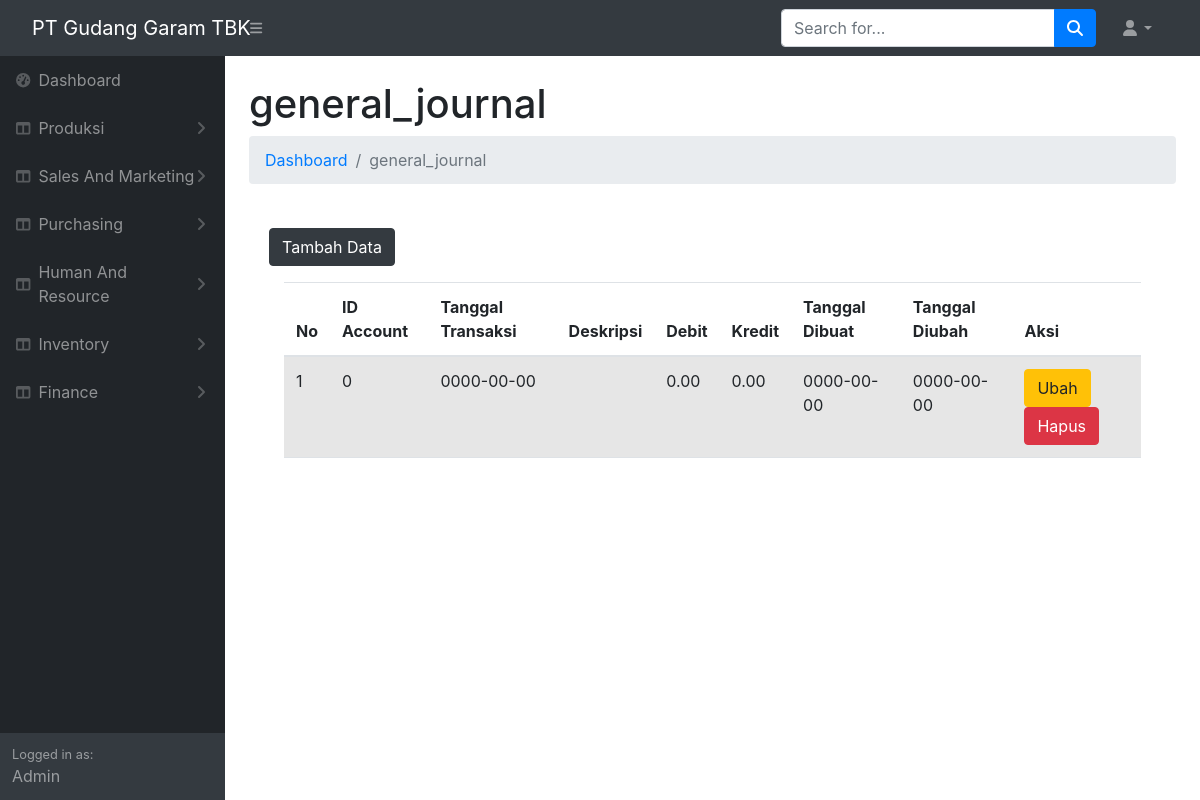
The app's page /produksi/general_journal.php with its own data.
### tables this page shows
CREATE TABLE `general_journal` (
  `id_general_journal` int(11) NOT NULL,
  `date` date NOT NULL,
  `description` varchar(255) NOT NULL,
  `debit` decimal(15,2) NOT NULL,
  `credit` decimal(15,2) NOT NULL,
  `created_at` date NOT NULL,
  `updated_at` date NOT NULL,
  `id_account` int(11) NOT NULL
);

### produksi/general_journal.php (the view, shortened to what this page needs)
<!DOCTYPE html>
<html lang="en">
    <head>
        <link rel="stylesheet" type="text/css" media="screen" href="https://cdn.datatables.net/1.13.1/css/jquery.dataTables.min.css">
    <link rel="stylesheet" type="text/css" media="screen" href="https://cdnjs.cloudflare.com/ajax/libs/twitter-bootstrap/5.2.0/css/bootstrap.min.css">
    <link rel="stylesheet" type="text/css" media="screen" href="https://cdn.datatables.net/1.13.1/css/dataTables.bootstrap5.min.css">
        <link href="https://cdn.jsdelivr.net/npm/simple-datatables@7.1.2/dist/style.min.css" rel="stylesheet" />
        <link href="css/styles.css" rel="stylesheet" />
    </head>
    <body class="sb-nav-fixed">
        <nav class="sb-topnav navbar navbar-expand navbar-dark bg-dark">
            <a class="navbar-brand ps-3" href="index.html">PT Gudang Garam TBK</a>
            <button class="btn btn-link btn-sm order-1 order-lg-0 me-4 me-lg-0" id="sidebarToggle" href="#!"><i class="fas fa-bars"></i></button>
            <form class="d-none d-md-inline-block form-inline ms-auto me-0 me-md-3 my-2 my-md-0">
                <div class="input-group">
                    <input class="form-control" type="text" placeholder="Search for..." aria-label="Search for..." aria-describedby="btnNavbarSearch" />
                    <button class="btn btn-primary" id="btnNavbarSearch" type="button"><i class="fas fa-search"></i></button>
                </div>
            </form>
            <ul class="navbar-nav ms-auto ms-md-0 me-3 me-lg-4">
                <li class="nav-item dropdown">
                    <a class="nav-link dropdown-toggle" id="navbarDropdown" href="#" role="button" data-bs-toggle="dropdown" aria-expanded="false"><i class="fas fa-user fa-fw"></i></a>
                </li>
            </ul>
        </nav>
        <div id="layoutSidenav">
            <div id="layoutSidenav_nav">
                <nav class="sb-sidenav accordion sb-sidenav-dark" id="sidenavAccordion">
                    <div class="sb-sidenav-menu">
                        <div class="nav">
                        <a class="nav-link" href="index.php">
                                <div class="sb-nav-link-icon"><i class="fas fa-tachometer-alt"></i></div>
                                Dashboard
                            </a>
                            <a class="nav-link collapsed" href="#" data-bs-toggle="collapse" data-bs-target="#collapseLayouts" aria-expanded="false" aria-controls="collapseLayouts">
                                <div class="sb-nav-link-icon"><i class="fas fa-columns"></i></div>
                                Produksi
                                <div class="sb-sidenav-collapse-arrow"><i class="fas fa-angle-down"></i></div>
                            </a>
                            <a class="nav-link collapsed" href="#" data-bs-toggle="collapse" data-bs-target="#collapseLayouts" aria-expanded="false" aria-controls="collapseLayouts">
                                <div class="sb-nav-link-icon"><i class="fas fa-columns"></i></div>
                                Sales And Marketing
                                <div class="sb-sidenav-collapse-arrow"><i class="fas fa-angle-down"></i></div>
                            </a>
                        <a class="nav-link collapsed" href="#" data-bs-toggle="collapse" data-bs-target="#collapseLayouts" aria-expanded="false" aria-controls="collapseLayouts">
                            <div class="sb-nav-link-icon"><i class="fas fa-columns"></i></div>
                            Purchasing
                            <div class="sb-sidenav-collapse-arrow"><i class="fas fa-angle-down"></i></div>
                        </a>
                        <a class="nav-link collapsed" href="#" data-bs-toggle="collapse" data-bs-target="#collapseLayouts" aria-expanded="false" aria-controls="collapseLayouts">
                        <div class="sb-nav-link-icon"><i class="fas fa-columns"></i></div>
                            Human And Resource
                            <div class="sb-sidenav-collapse-arrow"><i class="fas fa-angle-down"></i></div>
                            </a>
                        <a class="nav-link collapsed" href="#" data-bs-toggle="collapse" data-bs-target="#collapseLayouts" aria-expanded="false" aria-controls="collapseLayouts">
                            <div class="sb-nav-link-icon"><i class="fas fa-columns"></i></div>
                                Inventory
                                <div class="sb-sidenav-collapse-arrow"><i class="fas fa-angle-down"></i></div>
                                </a>
                        <a class="nav-link collapsed" href="#" data-bs-toggle="collapse" data-bs-target="#collapseLayouts" aria-expanded="false" aria-controls="collapseLayouts">
                            <div class="sb-nav-link-icon"><i class="fas fa-columns"></i></div>
                            Finance
                            <div class="sb-sidenav-collapse-arrow"><i class="fas fa-angle-down"></i></div>
                        </a>
                        <!DOCTYPE html>
                        <html lang="en">
                        <head>
                            <link href="https://stackpath.bootstrapcdn.com/bootstrap/4.5.2/css/bootstrap.min.css" rel="stylesheet">
                        </head>
                        <body>
                        </body>
                        </html>
                        </div>
                    </div>
                    <div class="sb-sidenav-footer">
                        <div class="small">Logged in as:</div>
                        Admin
                    </div>
                </nav>
            </div>
            <div id="layoutSidenav_content">
            <main>
                    <div class="container-fluid px-4">
                        <h1 class="mt-4">general_journal</h1>
                        <ol class="breadcrumb mb-4">
                            <li class="breadcrumb-item"><a href="index.html">Dashboard</a></li>
                            <li class="breadcrumb-item active">general_journal</li>
                        </ol>
            <div class="card-body">
                <button type="button" class="btn btn-dark mb-3" data-bs-toggle="modal" data-bs-target="#modaldaftar">
                    Tambah Data
                </button>
                <div class="container">
    <table id="export" class="table table-striped" style="width:100%">
        <thead>
            <tr>
                <th>No</th>
                <th>ID Account</th>
                <th>Tanggal Transaksi</th>
                <th>Deskripsi</th>
                <th>Debit</th>
                <th>Kredit</th>
                <th>Tanggal Dibuat</th>
                <th>Tanggal Diubah</th>
                <th>Aksi</th>
            </tr>
        </thead>
        <tbody>
            <?php
            include "koneksi/koneksi.php";
            $no = 1;
            $tampil = mysqli_query($koneksi, "SELECT * FROM general_journal ORDER BY id_general_journal DESC");
            while ($data = mysqli_fetch_array($tampil)) {
                echo "<tr>
                <td>".$no."</td>
                <td>".$data['id_account']."</td>
                <td>".$data['date']."</td>
                <td>".$data['description']."</td>
                <td>".$data['debit']."</td>
                <td>".$data['credit']."</td>
                <td>".$data['created_at']."</td>
                <td>".$data['updated_at']."</td>
                <td>
                    <a href='#' class='btn btn-warning' data-bs-toggle='modal' data-bs-target='#modalubah".$no."'>Ubah</a>
                    <a href='#' class='btn btn-danger' data-bs-toggle='modal' data-bs-target='#modalhapus".$no."'>Hapus</a>
                </td>
                </tr>";
                $no++;
            }
            ?>
        </tbody>
    </table>
</div>
            </div>
        </div>
    </div>
  </body>
</html>

### records on screen
general_journal: id_account "0", date "0000-00-00", debit "0.00", credit "0.00", created_at "0000-00-00", updated_at "0000-00-00"
